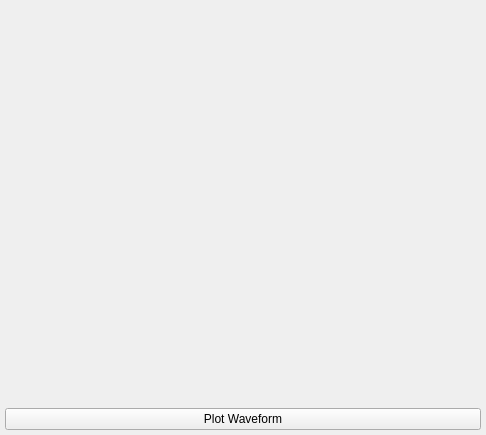
<?xml version="1.0" encoding="UTF-8"?>
<ui version="4.0">
 <class>CombinedWaveformWidget</class>
 <widget class="QWidget" name="CombinedWaveformWidget">
  <property name="geometry">
   <rect>
    <x>0</x>
    <y>0</y>
    <width>486</width>
    <height>435</height>
   </rect>
  </property>
  <property name="sizePolicy">
   <sizepolicy hsizetype="MinimumExpanding" vsizetype="MinimumExpanding">
    <horstretch>0</horstretch>
    <verstretch>0</verstretch>
   </sizepolicy>
  </property>
  <property name="windowTitle">
   <string>Form</string>
  </property>
  <layout class="QGridLayout" name="gridLayout">
   <property name="leftMargin">
    <number>5</number>
   </property>
   <property name="topMargin">
    <number>5</number>
   </property>
   <property name="rightMargin">
    <number>5</number>
   </property>
   <property name="bottomMargin">
    <number>5</number>
   </property>
   <item row="1" column="0" colspan="3">
    <layout class="QHBoxLayout" name="horizontalLayout">
     <item>
      <widget class="QPushButton" name="btnPlot">
       <property name="text">
        <string>Plot Waveform</string>
       </property>
       <property name="icon">
        <iconset resource="../resources.qrc">
         <normaloff>:/resources/images/plot.png</normaloff>:/resources/images/plot.png</iconset>
       </property>
       <property name="iconSize">
        <size>
         <width>24</width>
         <height>17</height>
        </size>
       </property>
      </widget>
     </item>
    </layout>
   </item>
   <item row="0" column="0" colspan="3">
    <widget class="QCustomPlot" name="plot" native="true">
     <property name="sizePolicy">
      <sizepolicy hsizetype="MinimumExpanding" vsizetype="MinimumExpanding">
       <horstretch>0</horstretch>
       <verstretch>0</verstretch>
      </sizepolicy>
     </property>
     <property name="minimumSize">
      <size>
       <width>200</width>
       <height>200</height>
      </size>
     </property>
    </widget>
   </item>
  </layout>
 </widget>
 <customwidgets>
  <customwidget>
   <class>QCustomPlot</class>
   <extends>QWidget</extends>
   <header>view/qcustomplot.h</header>
   <container>1</container>
  </customwidget>
 </customwidgets>
 <tabstops>
  <tabstop>btnPlot</tabstop>
 </tabstops>
 <resources>
  <include location="../resources.qrc"/>
 </resources>
 <connections/>
</ui>
